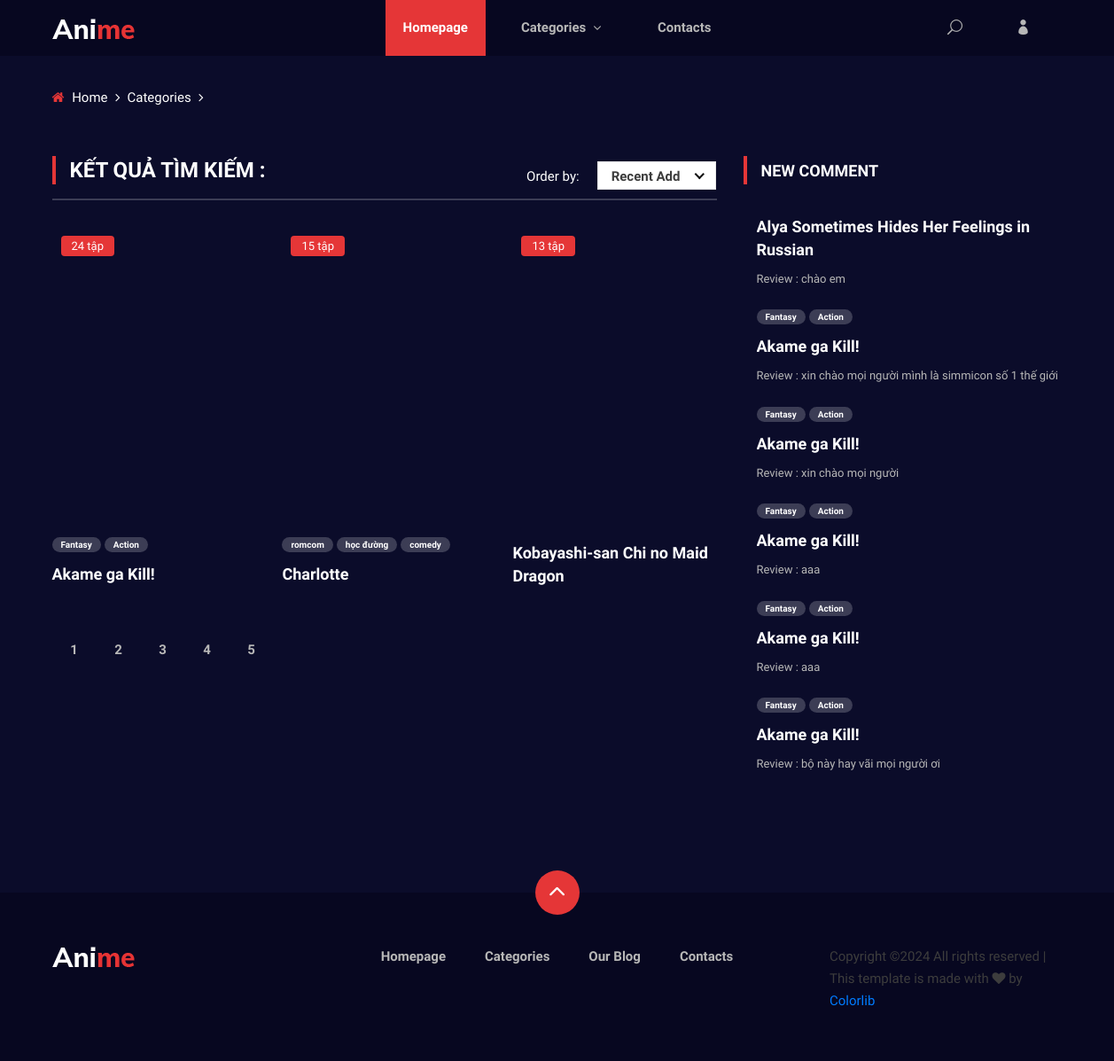
The page /result.php on the database its author committed.
### tables this page shows
CREATE TABLE `anime` (
  `id` int(11) NOT NULL,
  `name` text NOT NULL,
  `author` text NOT NULL,
  `studio` text NOT NULL,
  `descrip` text NOT NULL,
  `thumbnail` text NOT NULL,
  `so_tap` varchar(5) NOT NULL DEFAULT '?'
);

CREATE TABLE `tag` (
  `name_tag` text NOT NULL,
  `id_tag` int(11) NOT NULL
);

CREATE TABLE `comment` (
  `id_comment` int(11) NOT NULL,
  `id_user` int(11) NOT NULL,
  `comment` text NOT NULL,
  `id_anime` int(11) NOT NULL,
  `created_at` datetime NOT NULL DEFAULT current_timestamp()
);

### models/anime_tag.php (called while the page is built, shortened)
<?php
class AnimeTag extends Db
{
    public function getTag($idAnime)
    {
        $sql = self::$connection->prepare("SELECT tag.name_tag FROM anime_tag , tag WHERE id_anime = ? AND anime_tag.id_tag = tag.id_tag;");
        $sql->bind_param("i",$idAnime);
        $sql->execute();
        $items = $sql->get_result()->fetch_all(MYSQLI_ASSOC);
        return $items;
    }
}

### models/review.php (called while the page is built, shortened)
<?php
class Comment extends Db
{
    public function getAnimeByNewComment()
    {
        $sql = self::$connection->prepare("SELECT * FROM comment , anime WHERE anime.id = comment.id_anime  ORDER BY `comment`.`created_at` DESC;");
        $sql->execute();
        $comments = $sql->get_result()->fetch_all(MYSQLI_ASSOC);
        return $comments;
    }
}

### result.php (the view, shortened to what this page needs)
<!DOCTYPE html>
<html lang="zxx">
<head>
    <link rel="stylesheet" href="css/bootstrap.min.css" type="text/css">
    <link rel="stylesheet" href="css/font-awesome.min.css" type="text/css">
    <link rel="stylesheet" href="css/elegant-icons.css" type="text/css">
    <link rel="stylesheet" href="css/plyr.css" type="text/css">
    <link rel="stylesheet" href="css/nice-select.css" type="text/css">
    <link rel="stylesheet" href="css/owl.carousel.min.css" type="text/css">
    <link rel="stylesheet" href="css/slicknav.min.css" type="text/css">
    <link rel="stylesheet" href="css/style.css" type="text/css">
</head>
<body>
    <?php
    include 'header.php';
    $page = isset($_GET['page']) ? $_GET['page'] : 1;
    $count = 3;
    $sort = "recent add";
    $result = $_GET["search"];
    $getAnimeByTag = $anime->getSearchAnimeByTagRecentAdd($result, $page, $count);
    ?>
    <div class="breadcrumb-option">
        <div class="container">
            <div class="row">
                <div class="col-lg-12">
                    <div class="breadcrumb__links">
                        <a href="./index.php"><i class="fa fa-home"></i> Home</a>
                        <a href="./categories.php">Categories</a>
                    </div>
                </div>
            </div>
        </div>
    </div>
    <section class="product-page spad">
        <div class="container">
            <div class="row">
                <div class="col-lg-8">
                    <div class="product__page__content">
                        <div class="product__page__title">
                            <div class="row">
                                <div class="col-lg-8 col-md-8 col-sm-6">
                                    <div class="section-title">
                                        <h4>Kết quả tìm kiếm : <?php echo $_GET["search"]; ?></h4>
                                    </div>
                                </div>
                                <div class="col-lg-4 col-md-4 col-sm-6">
                                    <div class="product__page__filter">
                                        <p>Order by:</p>
                                    </div>
                                </div>
                            </div>
                        </div>
                        <div class="row">
                            <?php
                            foreach ($getAnimeByTag as $keyAnime => $valueAnime): ?>
                                <div class="col-lg-4 col-md-6 col-sm-6">
                                    <div class="product__item">
                                        <div class="product__item__pic set-bg" data-setbg="<?php echo proceedUrl($valueAnime['thumbnail']); ?>">
                                            <div class="ep"><?php echo $valueAnime['so_tap']; ?> tập</div>
                                        </div>
                                        <div class="product__item__text">
                                            <ul>
                                                <?php foreach ($animetag->getTag($valueAnime['id']) as $keyAnimeTag => $valueAnimeTag): ?>
                                                    <li><?php echo $valueAnimeTag['name_tag']; ?></li>
                                                <?php endforeach; ?>
                                            </ul>
                                            <h5><a href="anime-details.php?id=<?php echo $valueAnime['id']; ?>"><?php echo $valueAnime['name']; ?></a></h5>
                                        </div>
                                    </div>
                                </div>
                            <?php endforeach; ?>
                        </div>
                    </div>
                    <div class="product__pagination">
                        <?php
                        $count = 3;
                        $total = count($anime->getAnimeBySearch($result));
                        $url = $_SERVER['PHP_SELF'] . "?search=" . $result . "&sort=" . $sort;
                        echo $anime->paginateCate($url, $total, $count); ?>
                    </div>
                </div>
                <div class="col-lg-4 col-md-6 col-sm-8">
                    <div class="product__sidebar">
                        <div class="product__sidebar__comment">
                            <div class="section-title">
                                <h5>New Comment</h5>
                            </div>
                            <?php
                            $listAnimeNewComment = $comment->getAnimeByNewComment();
                            foreach ($listAnimeNewComment as $keyAnime => $valueAnime):
                            ?>
                                <div class="product__sidebar__comment__item">
                                    <div class="product__sidebar__comment__item__text">
                                        <ul>
                                            <?php foreach ($animetag->getTag($valueAnime['id']) as $keyAnimeTag => $valueAnimeTag): ?>
                                                <li><?php echo $valueAnimeTag['name_tag']; ?></li>
                                            <?php endforeach; ?>
                                        </ul>
                                        <h5><a href="anime-details.php?id=<?php echo $valueAnime['id']; ?>"><?php echo $valueAnime['name']; ?></a></h5>
                                        <span>Review : <?php echo $valueAnime['comment']; ?></span>
                                    </div>
                                </div>
                            <?php endforeach; ?>
                        </div>
                    </div>
                </div>
            </div>
        </div>
    </section>
    <footer class="footer">
        <div class="page-up">
            <a href="#" id="scrollToTopButton"><span class="arrow_carrot-up"></span></a>
        </div>
        <div class="container">
            <div class="row">
                <div class="col-lg-3">
                    <div class="footer__logo">
                        <a href="./index.php"><img src="img/logo.png" alt=""></a>
                    </div>
                </div>
                <div class="col-lg-6">
                    <div class="footer__nav">
                        <ul>
                            <li class="active"><a href="./index.php">Homepage</a></li>
                            <li><a href="./categories.php">Categories</a></li>
                            <li><a href="./blog.php">Our Blog</a></li>
                            <li><a href="#">Contacts</a></li>
                        </ul>
                    </div>
                </div>
                <div class="col-lg-3">
                    <p>
                        Copyright &copy; All rights reserved | This template is made with <i class="fa fa-heart" aria-hidden="true"></i> by <a href="https://colorlib.com" target="_blank">Colorlib</a>
                        </p>
                </div>
            </div>
        </div>
    </footer>
</body>
</html>

### css/style.css (style rules this page uses)
html, body { height: 100%; font-family: "Mulish", sans-serif; -webkit-font-smoothing: antialiased; background: #0b0c2a; }
h1, h2, h3, h4, h5, h6 { margin: 0; color: #111111; font-weight: 400; font-family: "Mulish", sans-serif; }
h4 { font-size: 24px; }
h5 { font-size: 18px; }
p { font-size: 15px; font-family: "Mulish", sans-serif; color: #3d3d3d; font-weight: 400; line-height: 25px; margin: 0 0 15px 0; }
img { max-width: 100%; }
ul, ol { padding: 0; margin: 0; }
.section-title { margin-bottom: 30px; }
.section-title h4, .section-title h5 { color: #ffffff; font-weight: 600; line-height: 21px; text-transform: uppercase; padding-left: 20px; position: relative; font-family: "Oswald", sans-serif; }
.section-title h4:after, .section-title h5:after { position: absolute; left: 0; top: -6px; height: 32px; width: 4px; background: #e53637; content: ""; }
.set-bg { background-repeat: no-repeat; background-size: cover; background-position: top center; }
.spad { padding-top: 100px; padding-bottom: 100px; }
.product-page { padding-top: 60px; }
.product__item { margin-bottom: 30px; }
.product__item__pic { height: 325px; position: relative; border-radius: 5px; }
.product__item__pic .ep { font-size: 13px; color: #ffffff; background: #e53637; display: inline-block; padding: 2px 12px; border-radius: 4px; position: absolute; left: 10px; top: 10px; }
.product__item__text { padding-top: 20px; }
.product__item__text ul { margin-bottom: 10px; }
.product__item__text ul li { list-style: none; font-size: 10px; color: #ffffff; font-weight: 700; padding: 1px 10px; background: rgba(255, 255, 255, 0.2); border-radius: 50px; display: inline-block; }
.product__item__text h5 a { color: #ffffff; font-weight: 700; line-height: 26px; }
.product__sidebar .section-title h5 { color: #ffffff; font-weight: 600; font-family: "Oswald", sans-serif; line-height: 21px; text-transform: uppercase; padding-left: 20px; position: relative; }
.product__sidebar .section-title h5:after { position: absolute; left: 0; top: -6px; height: 32px; width: 4px; background: #e53637; content: ""; }
.product__sidebar__comment { margin-bottom: 35px; }
.product__sidebar__comment__item { margin-bottom: 20px; overflow: hidden; }
.product__sidebar__comment__item__text { overflow: hidden; }
.product__sidebar__comment__item__text ul { margin-bottom: 10px; }
.product__sidebar__comment__item__text ul li { list-style: none; font-size: 10px; color: #ffffff; font-weight: 700; padding: 1px 10px; background: rgba(255, 255, 255, 0.2); border-radius: 50px; display: inline-block; }
.product__sidebar__comment__item__text h5 { margin-bottom: 10px; }
.product__sidebar__comment__item__text h5 a { color: #ffffff; font-weight: 700; line-height: 26px; }
.product__sidebar__comment__item__text span { display: block; font-size: 13px; color: #b7b7b7; }
.product__page__title { border-bottom: 2px solid rgba(255, 255, 255, 0.2); padding-bottom: 10px; margin-bottom: 30px; }
.product__page__title .section-title { margin-bottom: 0; }
.product__page__title .product__page__filter { text-align: right; }
.product__page__title .product__page__filter p { color: #ffffff; display: inline-block; margin-bottom: 0; margin-right: 16px; }
.product__pagination { padding-top: 15px; }
.breadcrumb-option { padding-top: 35px; }
.breadcrumb__links a { font-size: 15px; color: #ffffff; margin-right: 18px; display: inline-block; position: relative; }
.breadcrumb__links a i { margin-right: 5px; color: #e53637; }
.breadcrumb__links a:after { position: absolute; right: -14px; top: 0; content: ""; font-family: "FontAwesome"; }
.footer { background: #070720; padding-top: 60px; padding-bottom: 40px; position: relative; }
.page-up { position: absolute; left: 50%; top: -25px; margin-left: -25px; }
.page-up a { display: inline-block; font-size: 36px; color: #ffffff; height: 50px; width: 50px; background: #e53637; line-height: 50px; text-align: center; border-radius: 50%; }
.page-up a span { position: relative; top: 2px; left: -1px; }
.footer__nav { text-align: center; }
.footer__nav ul li { list-style: none; display: inline-block; position: relative; margin-right: 40px; }
.footer__nav ul li:last-child { margin-right: 0; }
.footer__nav ul li a { font-size: 15px; color: #b7b7b7; display: block; font-weight: 700; }
@media only screen and (min-width: 1200px) { .container { max-width: 1170px; } }

### rows shown on the page
anime: so_tap "24", name "Akame ga Kill!"
tag: name_tag "Fantasy"
tag: name_tag "Action"
anime: so_tap "15", name "Charlotte"
tag: name_tag "romcom"
tag: name_tag "học đường"
tag: name_tag "comedy"
anime: so_tap "13", name "Kobayashi-san Chi no Maid Dragon"
comment: id_anime.name "Alya Sometimes Hides Her Feelings in Russian", comment "chào em"
comment: id_anime.name "Akame ga Kill!", comment "xin chào mọi người mình là simmicon số 1 thế giới"
comment: id_anime.name "Akame ga Kill!", comment "xin chào mọi người"
comment: id_anime.name "Akame ga Kill!", comment "aaa"
comment: id_anime.name "Akame ga Kill!", comment "aaa"
comment: id_anime.name "Akame ga Kill!", comment "bộ này hay vãi mọi người ơi"
